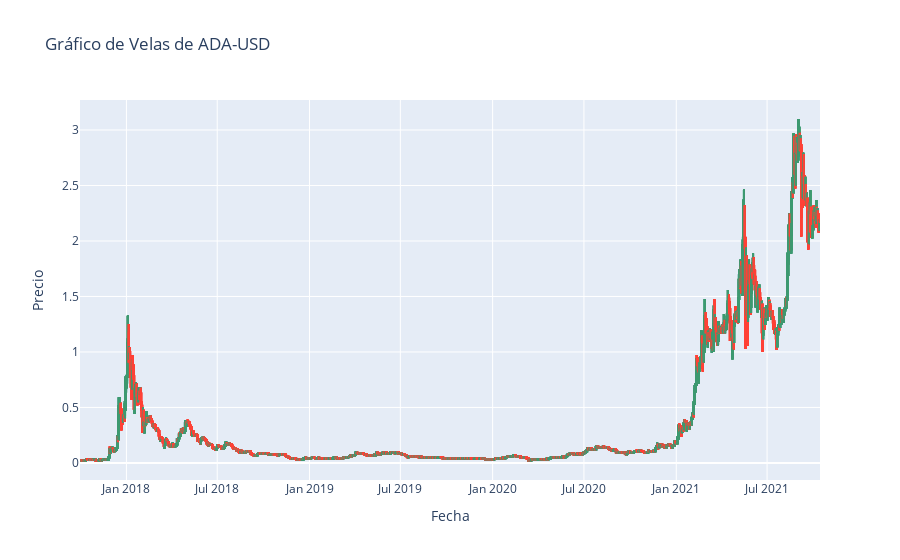

The notebook cell saved with this chart:
### Code cell
### crear grafico

import psycopg2
from psycopg2 import Error
import pandas as pd  # Agregar esta línea
import plotly.graph_objects as go
%matplotlib inline



try:
    # Establecer la conexión con la base de datos
    connection = psycopg2.connect(user="myname_user",password="password", host="localhost", port="5432",database="myname_db")
    cursor = connection.cursor()

    # Consulta SQL
    sql_query = """
    SELECT 
        *
    FROM 
        cardano_usd
    ;
    """

    # Ejecutar la consulta
    cursor.execute(sql_query)

    # Obtener los resultados
    results = cursor.fetchall()
    df = pd.DataFrame(results, columns=[desc[0] for desc in cursor.description])
    # Imprimir los resultados
    print("resultados de la consulta")

except (Exception, psycopg2.Error) as error:
    print("Error al conectar a PostgreSQL:", error)

finally:
    if connection:
        cursor.close()
        connection.close()
        print("Conexión PostgreSQL cerrada")


# Crear el gráfico de velas
fig = go.Figure(data=[go.Candlestick(x=df['date'],  open=df['open'],high=df['high'],low=df['low'],close=df['close'])])

    # Personalizar el diseño del gráfico
fig.update_layout(title='Gráfico de Velas de ADA-USD', xaxis_title='Fecha',yaxis_title='Precio',xaxis_rangeslider_visible=False)

    # Mostrar el gráfico
fig.show()

### Figure 1 — Plotly figure (JSON) as saved in the notebook; plotly's stock layout.template omitted (floating-point values rounded to 4 significant figures; data arrays with more than 128 entries replaced by an {"elided": "..."} marker saying what was removed)
{"data": [{"close": {"elided": "19175 float values"}, "high": {"elided": "19175 float values"}, "low": {"elided": "19175 float values"}, "open": {"elided": "19175 float values"}, "type": "candlestick", "x": {"elided": "19175 str values"}}], "layout": {"title": {"text": "Gráfico de Velas de ADA-USD"}, "xaxis": {"rangeslider": {"visible": false}, "title": {"text": "Fecha"}}, "yaxis": {"title": {"text": "Precio"}}}}
